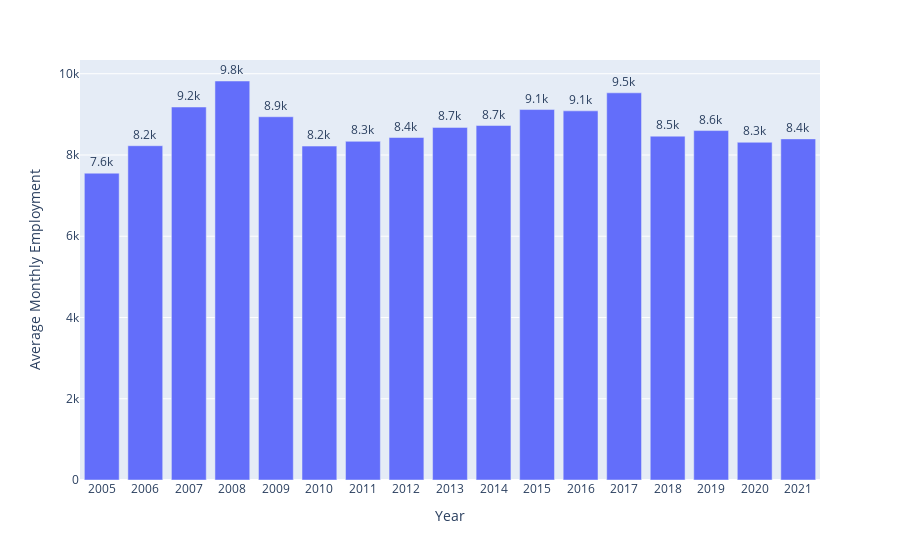

Notebook cell for this chart:
### Code cell
cc_avgmthly_plot = px.bar(cathedral_city_df_yearly, x=cathedral_city_df_yearly.index, y='Average Monthly Employment', labels={'DATE': 'Year'}, text='Average Monthly Employment')
cc_avgmthly_plot.update_traces(texttemplate='%{text:.2s}', textposition='outside')
cc_avgmthly_plot.show()

### Figure 1 — Plotly figure (JSON) as saved in the notebook; plotly's stock layout.template omitted (floating-point values rounded to 4 significant figures)
{"data": [{"alignmentgroup": "True", "hovertemplate": "Year=%{x}<br>Average Monthly Employment=%{text}<extra></extra>", "legendgroup": "", "marker": {"color": "#636efa", "pattern": {"shape": ""}}, "name": "", "offsetgroup": "", "orientation": "v", "showlegend": false, "text": [7552, 8228, 9181, 9821, 8941, 8219, 8336, 8430, 8679, 8725, 9118, 9086, 9530, 8463, 8601, 8313, 8396], "textposition": "outside", "texttemplate": "%{text:.2s}", "type": "bar", "x": ["2005", "2006", "2007", "2008", "2009", "2010", "2011", "2012", "2013", "2014", "2015", "2016", "2017", "2018", "2019", "2020", "2021"], "xaxis": "x", "y": [7552, 8228, 9181, 9821, 8941, 8219, 8336, 8430, 8679, 8725, 9118, 9086, 9530, 8463, 8601, 8313, 8396], "yaxis": "y"}], "layout": {"barmode": "relative", "legend": {"tracegroupgap": 0}, "margin": {"t": 60}, "xaxis": {"anchor": "y", "domain": [0, 1], "title": {"text": "Year"}}, "yaxis": {"anchor": "x", "domain": [0, 1], "title": {"text": "Average Monthly Employment"}}}}
